Frame 1 (no input): blank canvas, image omitted
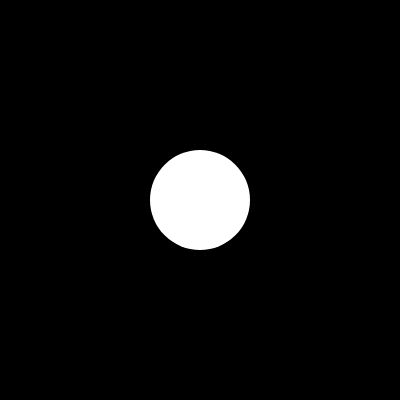
Frame 60 (no input)
Frame 120 (the mouse pressed at the canvas centre since frame 60): identical to frame 60, image omitted

The p5.js sketch that drew this single still picture (run headless with seeded random() and noise() and a simulated clock; from frame 60 on, the mouse is pressed at the canvas centre):

// p5.js sketch
// ── sketch.js
function setup() {
  createCanvas(400, 400);
}

function draw() {
  background(0);
  point(200, 200);
  stroke(255);
  strokeWeight(100);
}
